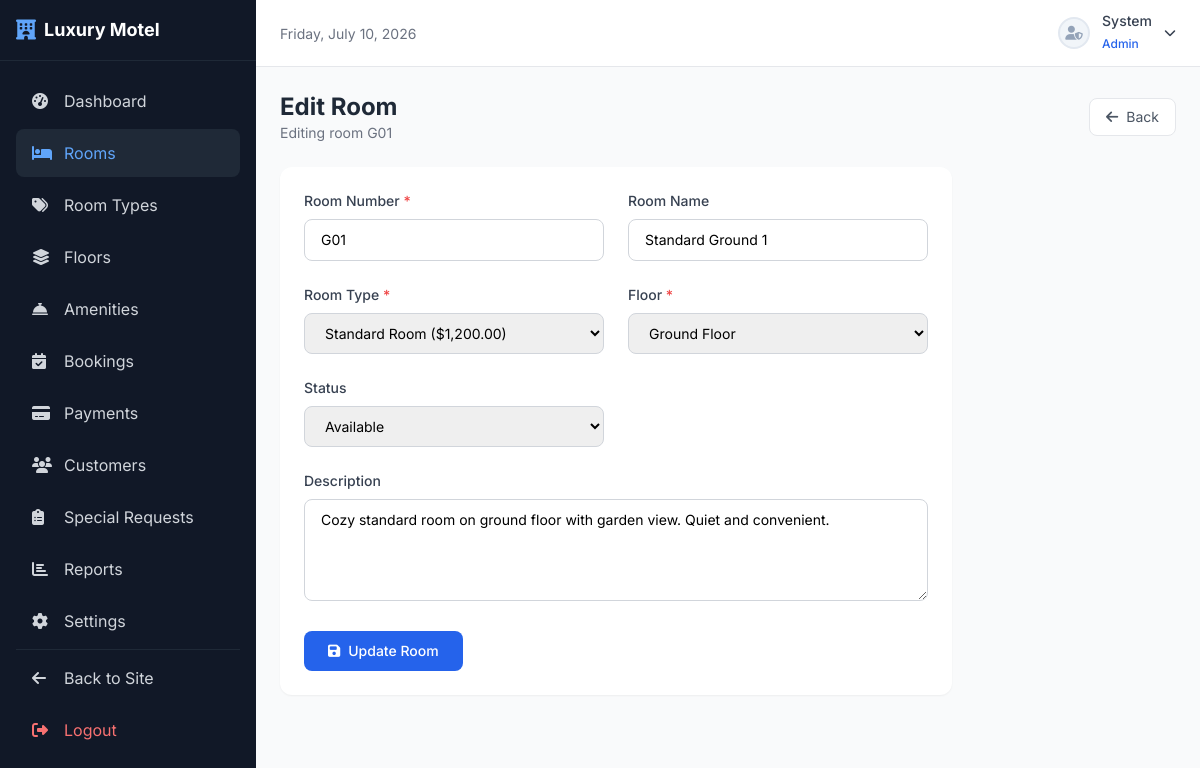
The page /admin/rooms/edit.php?id=1 (signed in) on the database its author committed.
### tables this page shows
CREATE TABLE IF NOT EXISTS `rooms` (
    `room_id` INT AUTO_INCREMENT PRIMARY KEY,
    `type_id` INT NOT NULL,
    `floor_id` INT NOT NULL,
    `room_number` VARCHAR(10) NOT NULL UNIQUE,
    `room_name` VARCHAR(100) NOT NULL,
    `status` ENUM('Available', 'Occupied', 'Maintenance', 'Reserved', 'Cleaning') DEFAULT 'Available',
    `description` TEXT NULL,
    FOREIGN KEY (`type_id`) REFERENCES `room_types`(`type_id`) ON DELETE RESTRICT ON UPDATE CASCADE,
    FOREIGN KEY (`floor_id`) REFERENCES `floors`(`floor_id`) ON DELETE RESTRICT ON UPDATE CASCADE
);

CREATE TABLE IF NOT EXISTS `room_types` (
    `type_id` INT AUTO_INCREMENT PRIMARY KEY,
    `type_name` VARCHAR(100) NOT NULL UNIQUE,
    `description` TEXT NOT NULL,
    `price_per_night` DECIMAL(10,2) NOT NULL,
    `max_capacity` INT NOT NULL,
    `bed_type` VARCHAR(50) NOT NULL,
    `room_size` VARCHAR(30) NOT NULL
);

CREATE TABLE IF NOT EXISTS `floors` (
    `floor_id` INT AUTO_INCREMENT PRIMARY KEY,
    `floor_name` VARCHAR(50) NOT NULL UNIQUE,
    `description` TEXT NULL,
    `sort_order` INT DEFAULT 0
);

### config/db.php (called while the page is built, shortened)
<?php
function sanitize($input) {
    return htmlspecialchars(strip_tags(trim($input)), ENT_QUOTES, 'UTF-8');
}

### admin/rooms/edit.php (the view, shortened to what this page needs)
<?php
require_once '../../config/db.php';
include '../header.php';
$id = (int)($_GET['id'] ?? 0);
$stmt = $pdo->prepare("SELECT * FROM rooms WHERE room_id = ?");
$stmt->execute([$id]);
$room = $stmt->fetch();
$roomTypes = $pdo->query("SELECT * FROM room_types ORDER BY type_name")->fetchAll();
$floors = $pdo->query("SELECT * FROM floors ORDER BY sort_order, floor_name")->fetchAll();
?>
<div class="ml-64 min-h-screen">
    <div class="p-6">
        <div class="flex items-center justify-between mb-6">
            <div>
                <h1 class="text-2xl font-bold text-gray-800">Edit Room</h1>
                <p class="text-gray-500 text-sm">Editing room <?php echo sanitize($room['room_number']); ?></p>
            </div>
            <a href="index.php" class="text-gray-600 hover:text-gray-800 bg-white px-4 py-2 rounded-lg border text-sm"><i class="fas fa-arrow-left mr-2"></i>Back</a>
        </div>
        <div class="bg-white rounded-xl shadow-sm p-6 max-w-2xl">
            <form method="POST">
                <div class="grid grid-cols-1 md:grid-cols-2 gap-6">
                    <div>
                        <label class="block text-sm font-medium text-gray-700 mb-2">Room Number <span class="text-red-500">*</span></label>
                        <input type="text" name="room_number" value="<?php echo sanitize($room['room_number']); ?>" class="w-full px-4 py-2.5 border border-gray-300 rounded-lg focus:ring-2 focus:ring-blue-500 focus:border-blue-500 outline-none text-sm" required>
                    </div>
                    <div>
                        <label class="block text-sm font-medium text-gray-700 mb-2">Room Name</label>
                        <input type="text" name="room_name" value="<?php echo sanitize($room['room_name']); ?>" class="w-full px-4 py-2.5 border border-gray-300 rounded-lg focus:ring-2 focus:ring-blue-500 focus:border-blue-500 outline-none text-sm">
                    </div>
                    <div>
                        <label class="block text-sm font-medium text-gray-700 mb-2">Room Type <span class="text-red-500">*</span></label>
                        <select name="type_id" class="w-full px-4 py-2.5 border border-gray-300 rounded-lg focus:ring-2 focus:ring-blue-500 focus:border-blue-500 outline-none text-sm" required>
                            <?php foreach ($roomTypes as $type): ?>
                            <option value="<?php echo $type['type_id']; ?>" <?php echo $type['type_id'] == $room['type_id'] ? 'selected' : ''; ?>><?php echo sanitize($type['type_name']); ?> (<?php echo formatCurrency($type['price_per_night']); ?>)</option>
                            <?php endforeach; ?>
                        </select>
                    </div>
                    <div>
                        <label class="block text-sm font-medium text-gray-700 mb-2">Floor <span class="text-red-500">*</span></label>
                        <select name="floor_id" class="w-full px-4 py-2.5 border border-gray-300 rounded-lg focus:ring-2 focus:ring-blue-500 focus:border-blue-500 outline-none text-sm" required>
                            <?php foreach ($floors as $floor): ?>
                            <option value="<?php echo $floor['floor_id']; ?>" <?php echo $floor['floor_id'] == $room['floor_id'] ? 'selected' : ''; ?>><?php echo sanitize($floor['floor_name']); ?></option>
                            <?php endforeach; ?>
                        </select>
                    </div>
                    <div>
                        <label class="block text-sm font-medium text-gray-700 mb-2">Status</label>
                        <select name="status" class="w-full px-4 py-2.5 border border-gray-300 rounded-lg focus:ring-2 focus:ring-blue-500 focus:border-blue-500 outline-none text-sm">
                            <option value="Available" <?php echo $room['status'] == 'Available' ? 'selected' : ''; ?>>Available</option>
                        </select>
                    </div>
                </div>
                <div class="mt-6">
                    <label class="block text-sm font-medium text-gray-700 mb-2">Description</label>
                    <textarea name="description" rows="4" class="w-full px-4 py-2.5 border border-gray-300 rounded-lg focus:ring-2 focus:ring-blue-500 focus:border-blue-500 outline-none text-sm"><?php echo sanitize($room['description']); ?></textarea>
                </div>
                <div class="mt-6">
                    <button type="submit" class="bg-blue-600 text-white px-6 py-2.5 rounded-lg hover:bg-blue-700 transition text-sm font-medium"><i class="fas fa-save mr-2"></i>Update Room</button>
                </div>
            </form>
        </div>
    </div>
</div>
</body>
</html>

### rows shown on the page
rooms: room_number "G01", room_name "Standard Ground 1", type_id "Standard Room ($1,200.00)", floor_id "Ground Floor", status "Available", description "Cozy standard room on ground floor with garden view. Quiet and convenient."

### other values the page prints
$_SESSION['first_name'] "System"
$_SESSION['role_name'] "Admin"
